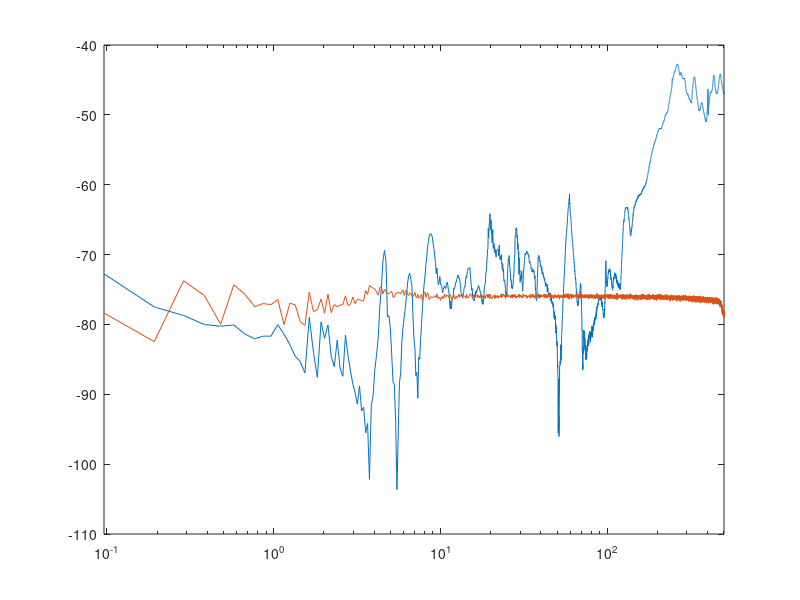
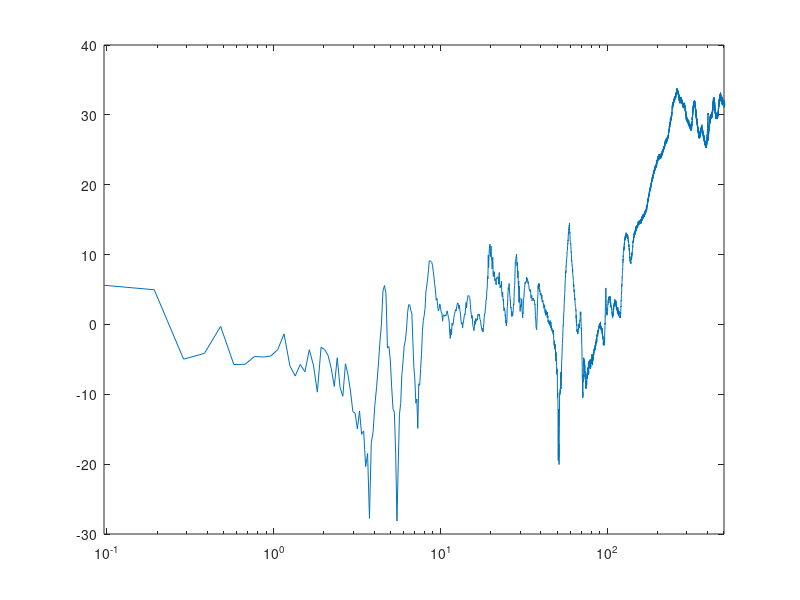

MATLAB code to generate these figures, in order: (Note: this script raises an error after producing the figures.)
%% Vibration Data Analysis - Peak Finding for Node 3
clear; clc; close all;

% 1. Load the data for this specific point 
data = load('Vibes - (.3) Beam - Tip 1.mat');
p = data.data;      
amp_accel = p(:, 1);  % Output (Beam Accelerometer)
amp_hammer = p(:, 2); % Input (Impact Hammer)
fs = data.fs;     
N = length(p);
dt =1 /fs;
t = (0:N-1).'*dt;

plot(t,data.data);
%%
df = fs / N; 
f = (0:N-1).'*df;
figure(1)
Y_accel = fft(amp_accel)*dt;
Y_hammer = fft(amp_hammer)*dt;
semilogx(f,20 * log10(abs(Y_accel)));
hold on;
semilogx(f,20 * log10(abs(Y_hammer)));
hold off;
xlim([0,fs/2]);

%%
H = Y_accel ./ Y_hammer; 
figure(2)
semilogx(f,20 * log10(abs(H)));
xlim([0,fs/2]);

%%
f_half = f(1:N/2);

% Calculate FRF (H) and truncate to positive frequencies
H = Y_accel ./ Y_hammer; 
H_half = H(1:N/2); 

[peaks, locs] = findpeaks(abs(H_half), 'MinPeakProminence', max(abs(H_half))*0.1);

im_H = imag(H);
locs(1) = [];
fns = f_half(locs).';
fprintf('The natural frequencies (rad/s) are:\n');
disp(fns);

%% plotting mode shapes
%pos = 0:length(wns); 

figure(4);
plot(f_half, abs(imag(H_half)), 'b', 'LineWidth', 1.2);
hold on;
plot(fns, abs(imag(H_half(locs))), 'ro', 'MarkerFaceColor', 'r');
title('Absolute Imaginary Part of Experimental FRF |Im(H)|');
